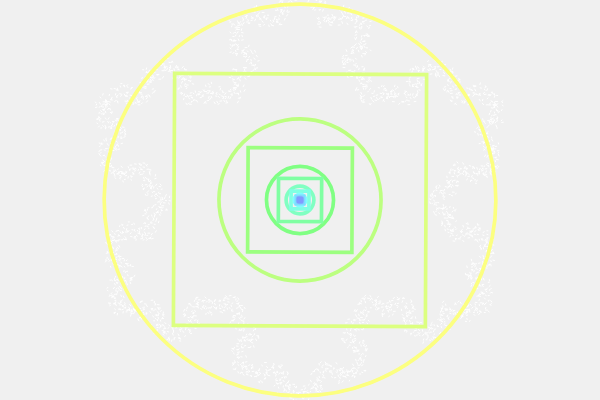
Frame 1 (no input)
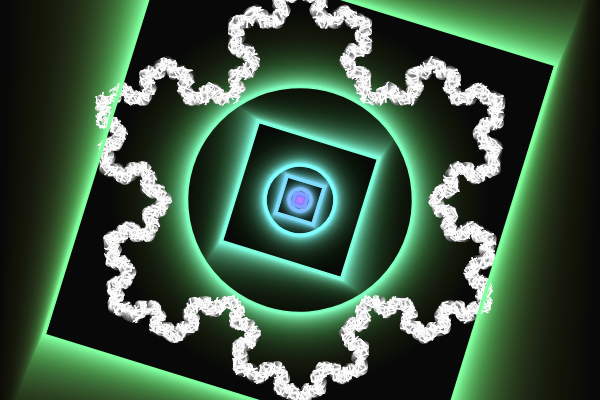
Frame 60 (no input)
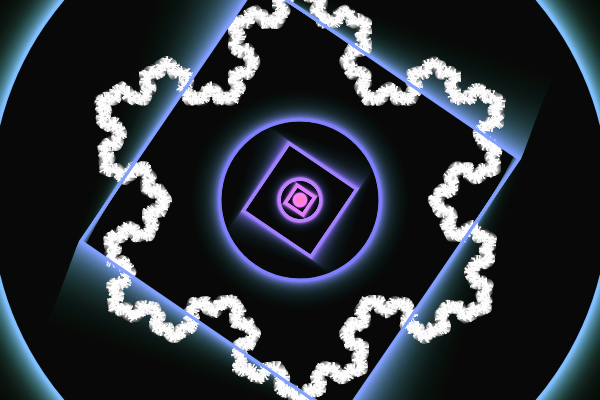
Frame 120 (the mouse pressed at the canvas centre since frame 60)

The p5.js sketch that drew these frames (run headless with seeded random() and noise() and a simulated clock; from frame 60 on, the mouse is pressed at the canvas centre):

// p5.js sketch
// ── sketch.js
let count = 0;

let segments = [];

function setup() {
  createCanvas(600, 400);
  colorMode(HSB);
  
  background(0, 0, 100);

  rectMode(CENTER);
  noFill();

  stroke(0, 0, 100);

  let start = createVector(100, 100);
  let end = createVector(500, 100);
  segments.push(new KochLine(start, end));

  start = createVector(500, 100);
  end = createVector(300, 400);
  segments.push(new KochLine(start, end));

  start = createVector(300, 400);
  end = createVector(100, 100);
  segments.push(new KochLine(start, end));

  // 
  let numGenerations = 5;
  for (let i = 0; i < numGenerations; i++) {
    generate();
  }
}

// This function will take each Koch Line and break it into four Lines
function generate() {
  let next = [];
  for (let segment of segments) {
    segment.createKochLinePoints();
    next.push(new KochLine(segment.a, segment.b));
    next.push(new KochLine(segment.b, segment.c));
    next.push(new KochLine(segment.c, segment.d));
    next.push(new KochLine(segment.d, segment.e));
  }
  segments = next;
}

function draw() {
  background(0, 0, 0, 0.06);

  // Draw the koch curves
  for (let segment of segments) {
    segment.update();
    segment.show();
  }

  count = 0;

  push();

  translate(width/2, height/2);
  scale(map(noise(frameCount * 0.002), 0, 1, 1, 5));
  rotate(frameCount * 0.005);
  drawCircles(0, 0, 400);

  pop();

}

function drawCircles(x, y, diameter) {
  count++;

  let h = map(count + frameCount * 0.1, 0, 24, 0, 360) % 360;

  stroke(h, 50, 100);

  if (count % 2 === 0) {
    //even
    ellipse(x, y, diameter);
  } else {
    rect(x, y, diameter, diameter);
  }

  if (diameter > 1) {
    drawCircles(x, y, diameter/map(sin(frameCount * 0.01), -1, 1, 1.1, 2));
  } else {
    // console.log(count);
  }
}
// ── KochLine.js
class KochLine {
    constructor(start, end) {
        this.start = start;
        this.end = end;

        this.initialStart = this.start.copy();
        this.initialEnd = this.end.copy();

        this.offset = random(2 * PI);
    }

    update() {
        this.start.x = this.initialStart.x + cos(frameCount * 0.1 + this.offset) * 5;
        this.start.y = this.initialStart.y + sin(frameCount * 0.1 + this.offset) * 5;

        this.end.x = this.initialEnd.x + cos(frameCount * 0.02 + this.offset) * 5;
        this.end.y = this.initialEnd.y + sin(frameCount * 0.02 + this.offset) * 5;
    }

    show() {
        line(this.start.x, this.start.y, this.end.x, this.end.y);
    }

    createKochLinePoints() {
        this.a = this.start.copy();
        this.e = this.end.copy();
        let dirFromAtoE = p5.Vector.sub(this.e, this.a);
        let distanceFromAtoE = dirFromAtoE.mag();
        dirFromAtoE.setMag(distanceFromAtoE/3);
        this.b = p5.Vector.add(this.a, dirFromAtoE);
        this.d = p5.Vector.add(this.b, dirFromAtoE);
        dirFromAtoE.rotate(radians(-60));
        this.c = p5.Vector.add(this.b, dirFromAtoE);
    }
}
